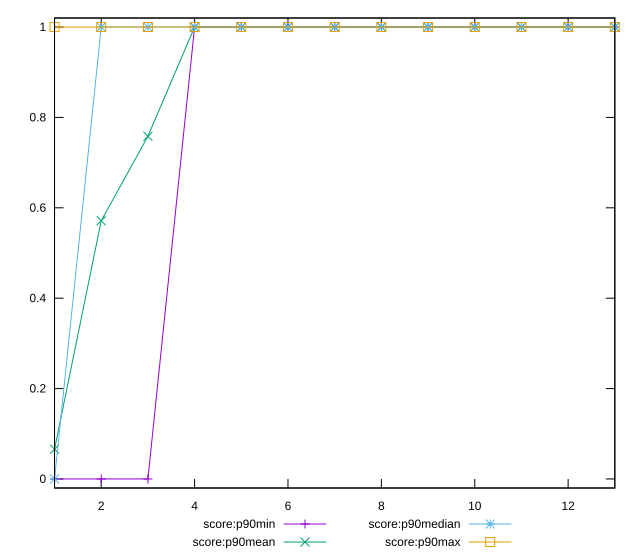

The script that saved this image:
reset

$scoreP90Min <<EOF
1 0
2 0
3 0
4 1
5 1
6 1
7 1
8 1
9 1
10 1
11 1
12 1
13 1
EOF

$scoreP90Mean <<EOF
1 0.06593406593406594
2 0.5714285714285714
3 0.7582417582417582
4 1
5 1
6 1
7 1
8 1
9 1
10 1
11 1
12 1
13 1
EOF

$scoreP90Median <<EOF
1 0
2 1
3 1
4 1
5 1
6 1
7 1
8 1
9 1
10 1
11 1
12 1
13 1
EOF

$scoreP90Max <<EOF
1 1
2 1
3 1
4 1
5 1
6 1
7 1
8 1
9 1
10 1
11 1
12 1
13 1
EOF

set key outside below
set xrange [1:13]
set yrange [-0.02:1.02]
set trange [-0.02:1.02]
set terminal svg size 640, 560 enhanced background rgb 'white'
set output "report_00008_2021-01-22T20:58:29.167/third-party-summary/progression/score.svg"

plot $scoreP90Min title "score:p90min" with linespoints, \
     $scoreP90Mean title "score:p90mean" with linespoints, \
     $scoreP90Median title "score:p90median" with linespoints, \
     $scoreP90Max title "score:p90max" with linespoints

reset
